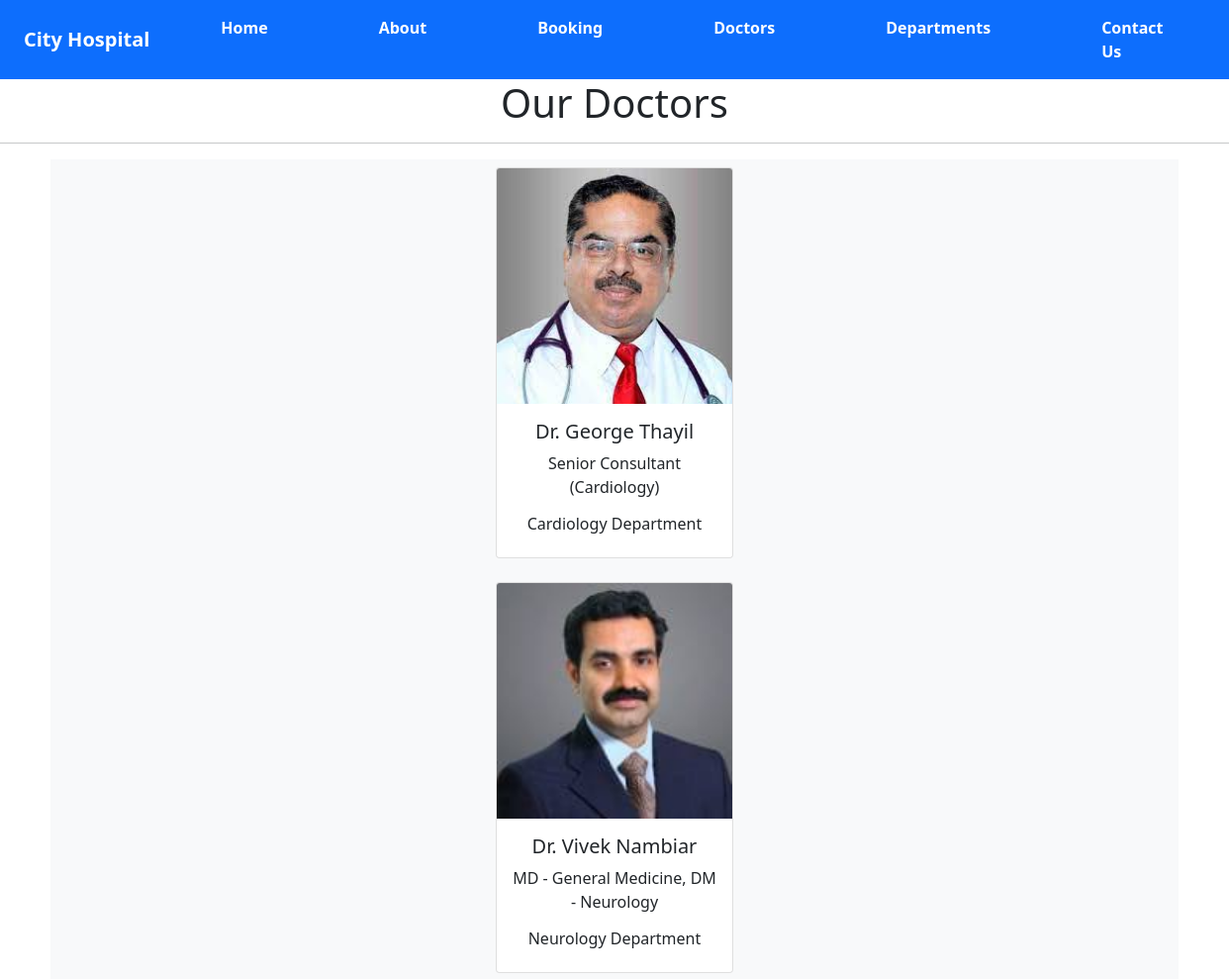
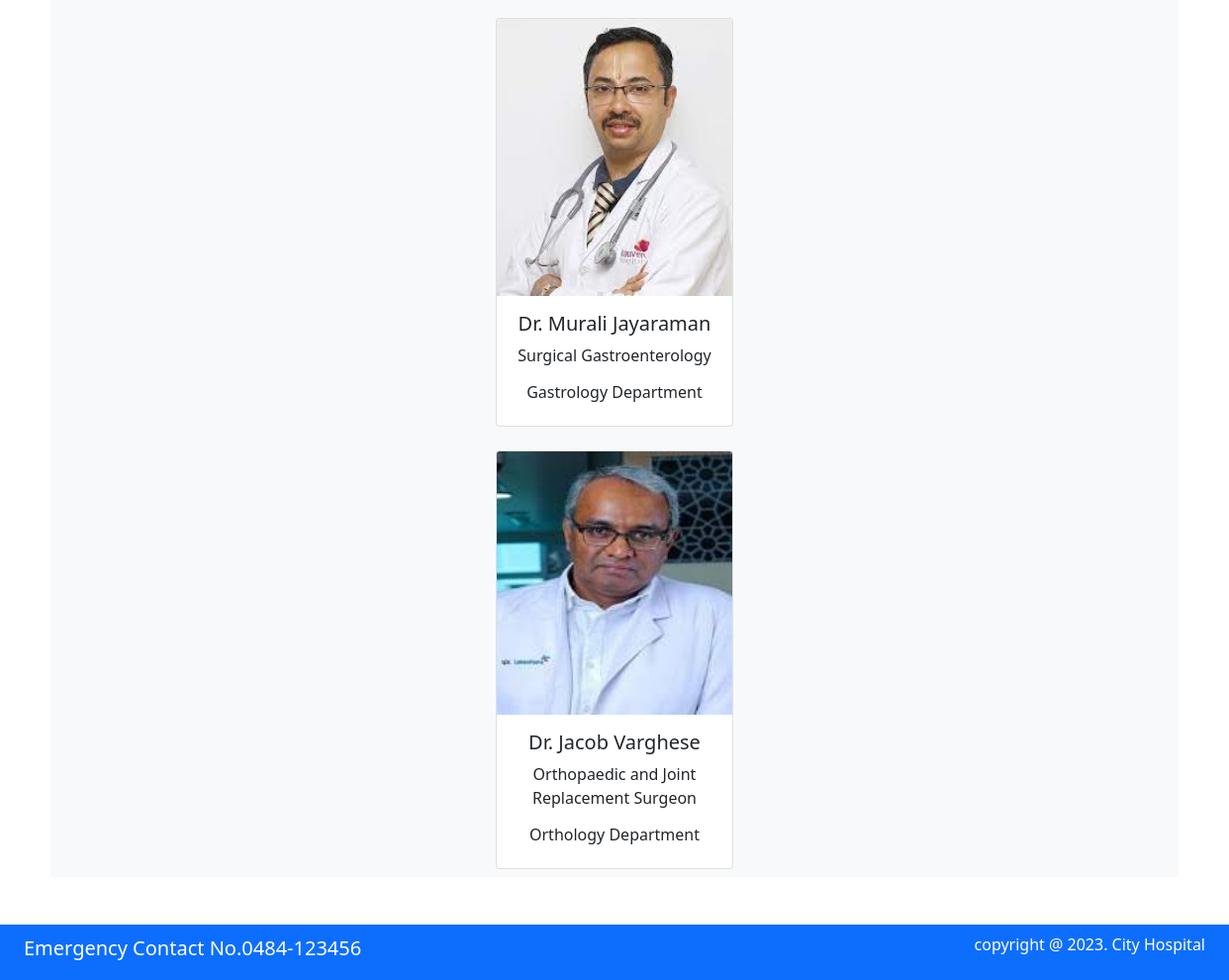
Page /doctors on the committed database (2 pictures, top to bottom).
### home/models.py (models this page shows, shortened)
class Doctors(models.Model):
    doc_name = models.CharField(max_length=255)
    doc_spec = models.CharField(max_length=255)
    dep_name = models.ForeignKey(Departments, on_delete=models.CASCADE)
    doc_image = models.ImageField(upload_to='doctors')

class Departments(models.Model):
    dep_name = models.CharField(max_length=100)
    dep_description = models.TextField()
    def __str__(self):
        return self.dep_name

### home/views.py (the view)
# urls.py: path('doctors',views.doctors,name='doctor')
def doctors(request):
    dict_docs = {
        'doctors': Doctors.objects.all()
    }
    return render(request, 'doctors.html', dict_docs)

### templates/doctors.html (shortened to what this page needs)
{% extends 'base.html' %}
{% block content %}
<h1 class="text-center">Our Doctors </h1>
<hr>
<div class="container text-center bg-light">
{% for d in doctors %}
    <div class="card text-center mx-2 my-2" style="width: 15rem;display:inline-block">
  <img src="{{d.doc_image.url}}" class="card-img-top" alt="..." >
  <div class="card-body">
    <h5 class="card-title">Dr. {{d.doc_name}}</h5>
    <p class="card-text">{{d.doc_spec}}</p>
      <h6 >{{d.dep_name}} Department</h6>
  </div>
</div>
{% endfor %}
</div>
{% endblock %}

### templates/base.html (shortened to what this page needs)
{% load static %}
<!DOCTYPE html>
<html lang="en">
<head>
    <link href="https://cdn.jsdelivr.net/npm/bootstrap@5.2.1/dist/css/bootstrap.min.css" rel="stylesheet">
    <link href="https://cdn.jsdelivr.net/npm/bootstrap@5.0.2/dist/css/bootstrap.min.css" rel="stylesheet">
    <link rel="stylesheet" href="{% static '/css/style.css' %}">
</head>
<body>
      <section class="header_section">
              <div class="row">
                  <div class="col-lg-12">
                      <nav class="navbar navbar-expand-lg navbar-dark bg-primary">
                          <div class="container-fluid">
                             <a class="navbar-brand fw-bold" href="#">City Hospital</a>
                               <div class="collapse navbar-collapse" id="navbarNav">
                                   <ul class="navbar-nav ms-auto mt-2 mt-lg-0">
                                       <li class="nav-item px-5">
                                          <a class="nav-link active text-white fw-bold" aria-current="page" href="{% url 'home' %}">Home</a>
                                       </li>
                                       <li class="nav-item px-5">
                                           <a class="nav-link text-white fw-bold" href="{% url 'about' %}">About</a>
                                       </li>
                                       <li class="nav-item px-5">
                                          <a class="nav-link text-white fw-bold" href="{% url 'booking' %}">Booking</a>
                                       </li>
                                       <li class="nav-item px-5">
                                          <a class="nav-link text-white fw-bold" href="{% url 'doctor' %}">Doctors</a>
                                       </li>
                                       <li class="nav-item px-5">
                                          <a class="nav-link text-white fw-bold" href="{% url 'department' %}">Departments</a>
                                       </li>
                                       <li class="nav-item px-5">
                                          <a class="nav-link text-white fw-bold" href="{% url 'contact' %}">Contact Us</a>
                                       </li>
                                   </ul>
                               </div>
                          </div>
                      </nav>
                  </div>
              </div>
      </section>
      {% block content %} {% endblock %}
 <section class="footer_section">
        <div class="row mt-5">
            <div class="col-lg-12">
                <nav class="navbar navbar-expand-lg navbar-dark bg-primary">
                    <div class="container-fluid">
                       <h5 class="text-white">Emergency Contact No.0484-123456</h5>
                        <p class="text-white text-align-right">copyright @ 2023. City Hospital</p>
                    </div>
                </nav>
            </div>
        </div>
      </section>
</body>
</html>

### rows in the picture
Doctors: doc_image (picture), doc_name "George Thayil", doc_spec "Senior Consultant (Cardiology)", dep_name "Cardiology"
Doctors: doc_image (picture), doc_name "Vivek Nambiar", doc_spec "MD - General Medicine, DM - Neurology", dep_name "Neurology"
Doctors: doc_image (picture), doc_name "Murali Jayaraman", doc_spec "Surgical Gastroenterology", dep_name "Gastrology"
Doctors: doc_image (picture), doc_name "Jacob Varghese", doc_spec "Orthopaedic and Joint Replacement Surgeon", dep_name "Orthology"
